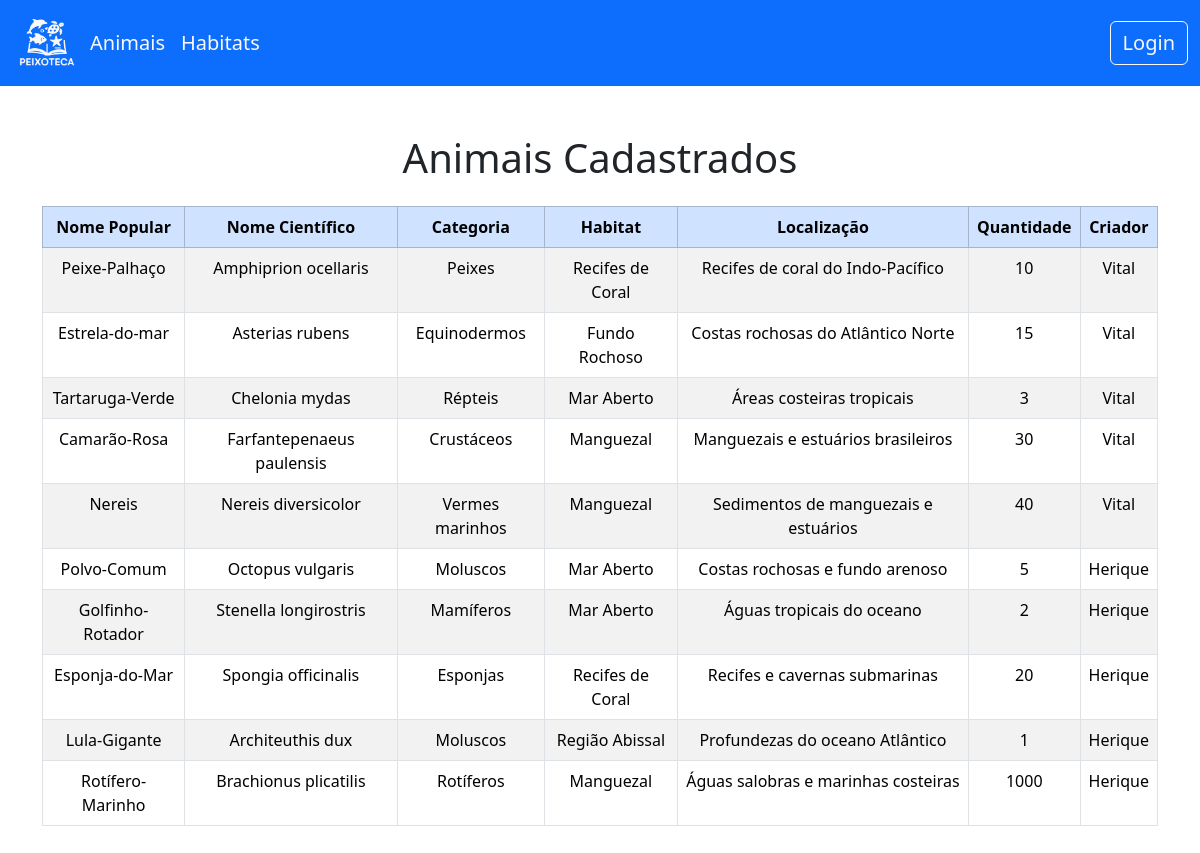
Page /animais/ on the committed database.
### tables this page shows
CREATE TABLE `animais` (
  `id` integer PRIMARY KEY AUTO_INCREMENT,
  `nome_popular` varchar(255) NOT NULL,
  `nome_cientifico` varchar(255) NOT NULL,
  `id_categoria` integer NOT NULL,
  `id_criador` integer NOT NULL,
  `id_habitat` integer NOT NULL,
  `localizacao` text NOT NULL,
  `quantidade` integer NOT NULL
);

CREATE TABLE `categorias` (
  `id` integer PRIMARY KEY AUTO_INCREMENT,
  `descricao` varchar(255) NOT NULL
);

CREATE TABLE `habitats` (
  `id` integer PRIMARY KEY AUTO_INCREMENT,
  `descricao` varchar(255) NOT NULL
);

CREATE TABLE `usuarios` (
  `id` integer PRIMARY KEY AUTO_INCREMENT,
  `nome` varchar(255) NOT NULL,
  `login` varchar(255) NOT NULL,
  `senha` varchar(255) NOT NULL
);

### helpers.php (called while the page is built, shortened)
<?php
    function usuarioEstaLogado(): bool {
        return (isset($_SESSION['usuario_logado']) && empty($_SESSION['usuario_logado']) == false);
    }
?>

### animais/index.php (the view, shortened to what this page needs)
<?php
include "../components/header.php";
include "../components/nav.php";
require_once "../db/conn.php";
require_once "../helpers.php";
$sql = "SELECT a.*,
               c.descricao AS categoria,
               h.descricao AS habitat,
               u.nome AS criador
        FROM animais a
        JOIN categorias c ON a.id_categoria = c.id
        JOIN habitats h ON a.id_habitat = h.id
        JOIN usuarios u ON a.id_criador = u.id";
$animais = $pdo->query($sql)->fetchAll(PDO::FETCH_ASSOC);
?>
<div class="container my-4">
    <h1 class="text-center mb-4">Animais Cadastrados</h1>
    <?php if (count($animais) > 0): ?>
        <div class="table-responsive">
            <table class="table table-striped table-bordered text-center">
                <thead class="table-primary">
                    <tr>
                        <th>Nome Popular</th>
                        <th>Nome Científico</th>
                        <th>Categoria</th>
                        <th>Habitat</th>
                        <th>Localização</th>
                        <th>Quantidade</th>
                        <th>Criador</th>
                    </tr>
                </thead>
                <tbody>
                    <?php foreach ($animais as $animal): ?>
                        <tr>
                            <td><?= htmlspecialchars($animal['nome_popular']) ?></td>
                            <td><?= htmlspecialchars($animal['nome_cientifico']) ?></td>
                            <td><?= htmlspecialchars($animal['categoria']) ?></td>
                            <td><?= htmlspecialchars($animal['habitat']) ?></td>
                            <td><?= htmlspecialchars($animal['localizacao']) ?></td>
                            <td><?= $animal['quantidade'] ?></td>
                            <td><?= htmlspecialchars($animal['criador']) ?></td>
                        </tr>
                    <?php endforeach; ?>
                </tbody>
            </table>
        </div>
    <?php else: ?>
        <p class="text-center">Nenhum animal cadastrado até o momento.</p>
    <?php endif; ?>
</div>
<?php include "../components/footer.php"; ?>

### components/header.php (shortened to what this page needs)
<!DOCTYPE html>
<html lang="pt-br">
<head>
    <link href="https://cdn.jsdelivr.net/npm/bootstrap@5.3.5/dist/css/bootstrap.min.css" rel="stylesheet">
</head>
<body class="bs-light">

### components/nav.php (shortened to what this page needs)
<?php
  require_once '../helpers.php';
?>
<nav class="navbar navbar-expand-lg bg-primary mb-5">
  <div class="container-fluid">
    <a href="../animais/"><img style="width: 70px; " src="../img/Logo.png" alt="logo"></a>
    <div class="collapse navbar-collapse" id="navbarNavDropdown">
      <ul class="navbar-nav me-auto mb-2 mb-lg-0">
        <li class="nav-item">
          <a class="nav-link active text-light fs-5" aria-current="page" href="../animais/">Animais</a>
        </li>
        <li class="nav-item">
          <a class="nav-link text-light fs-5" href="../habitat/">Habitats</a>
        </li>
      </ul>
      <div class="d-flex">
        <?php
          if (!usuarioEstaLogado()) {
            echo '<a href="../login/">
                    <button type="button" class="btn btn-outline-light fs-5">Login</button>
                  </a>';
          } else {
            echo '<p class="text-light m-auto px-3 d-none d-md-flex ">'.$_SESSION['usuario_logado'].'</p>';
            echo '<a href="../login/logout.php">
                    <button type="button" class="btn btn-outline-danger fs-5">Logout</button>
                  </a>';
          }
        ?>
      </div>
    </div>
  </div>
</nav>

### components/footer.php
</body>
</html>

### rows in the picture
animais: nome_popular "Peixe-Palhaço", nome_cientifico "Amphiprion ocellaris", id_categoria.descricao "Peixes", id_habitat.descricao "Recifes de Coral", localizacao "Recifes de coral do Indo-Pacífico", quantidade "10", id_criador.nome "Vital"
animais: nome_popular "Estrela-do-mar", nome_cientifico "Asterias rubens", id_categoria.descricao "Equinodermos", id_habitat.descricao "Fundo Rochoso", localizacao "Costas rochosas do Atlântico Norte", quantidade "15", id_criador.nome "Vital"
animais: nome_popular "Tartaruga-Verde", nome_cientifico "Chelonia mydas", id_categoria.descricao "Répteis", id_habitat.descricao "Mar Aberto", localizacao "Áreas costeiras tropicais", quantidade "3", id_criador.nome "Vital"
animais: nome_popular "Camarão-Rosa", nome_cientifico "Farfantepenaeus paulensis", id_categoria.descricao "Crustáceos", id_habitat.descricao "Manguezal", localizacao "Manguezais e estuários brasileiros", quantidade "30", id_criador.nome "Vital"
animais: nome_popular "Nereis", nome_cientifico "Nereis diversicolor", id_categoria.descricao "Vermes marinhos", id_habitat.descricao "Manguezal", localizacao "Sedimentos de manguezais e estuários", quantidade "40", id_criador.nome "Vital"
animais: nome_popular "Polvo-Comum", nome_cientifico "Octopus vulgaris", id_categoria.descricao "Moluscos", id_habitat.descricao "Mar Aberto", localizacao "Costas rochosas e fundo arenoso", quantidade "5", id_criador.nome "Herique"
animais: nome_popular "Golfinho-Rotador", nome_cientifico "Stenella longirostris", id_categoria.descricao "Mamíferos", id_habitat.descricao "Mar Aberto", localizacao "Águas tropicais do oceano", quantidade "2", id_criador.nome "Herique"
animais: nome_popular "Esponja-do-Mar", nome_cientifico "Spongia officinalis", id_categoria.descricao "Esponjas", id_habitat.descricao "Recifes de Coral", localizacao "Recifes e cavernas submarinas", quantidade "20", id_criador.nome "Herique"
animais: nome_popular "Lula-Gigante", nome_cientifico "Architeuthis dux", id_categoria.descricao "Moluscos", id_habitat.descricao "Região Abissal", localizacao "Profundezas do oceano Atlântico", quantidade "1", id_criador.nome "Herique"
animais: nome_popular "Rotífero-Marinho", nome_cientifico "Brachionus plicatilis", id_categoria.descricao "Rotíferos", id_habitat.descricao "Manguezal", localizacao "Águas salobras e marinhas costeiras", quantidade "1000", id_criador.nome "Herique"
